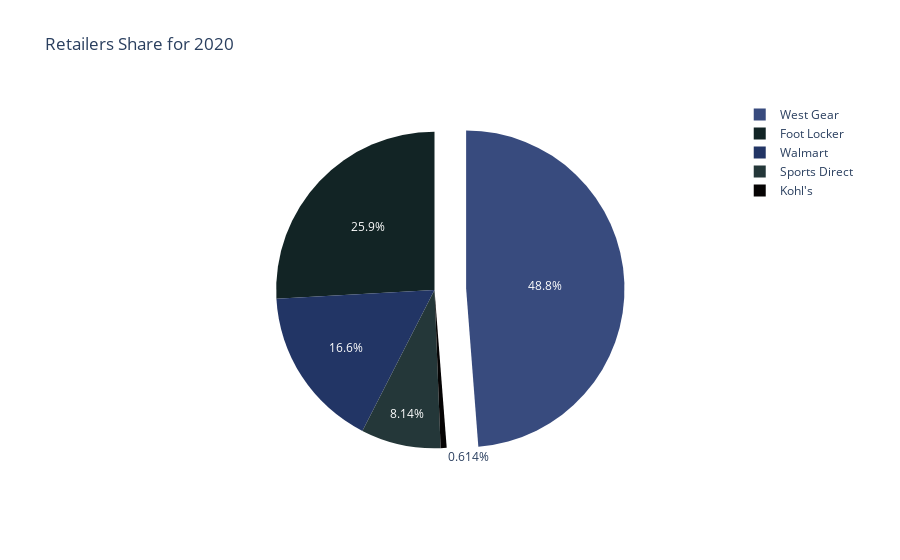

Write notebook code for a chart like this one.
### Code cell
Retailer_pie = go.Figure(data=[go.Pie( labels=Retailer_share_2020['Retailer'] , values= Retailer_share_2020['count'] , marker_colors = night_colors , pull=[0.2, 0, 0, 0 ,0, 0])])
Retailer_pie.update(layout_title_text='Retailers Share for 2020')
Retailer_pie.show()

### Figure 1 — Plotly figure (JSON) as saved in the notebook; plotly's stock layout.template omitted (floating-point values rounded to 4 significant figures)
{"data": [{"labels": ["West Gear", "Foot Locker", "Walmart", "Sports Direct", "Kohl's"], "marker": {"colors": ["rgb(56, 75, 126)", "rgb(18, 36, 37)", "rgb(34, 53, 101)", "rgb(36, 55, 57)", "rgb(6, 4, 4)"]}, "pull": [0.2, 0, 0, 0, 0, 0], "type": "pie", "values": [635, 337, 216, 106, 8]}], "layout": {"title": {"text": "Retailers Share for 2020"}}}
